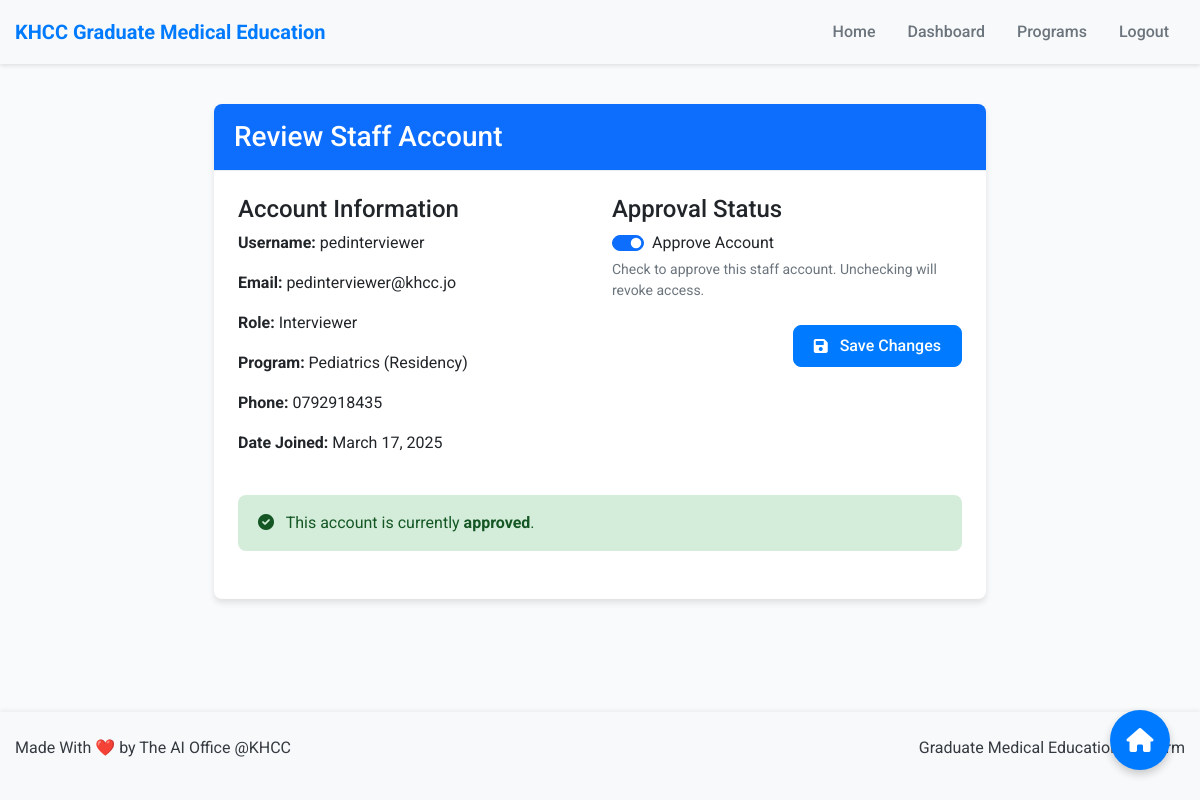
The page /approve-staff/3/ (signed in) on the database as committed earlier.
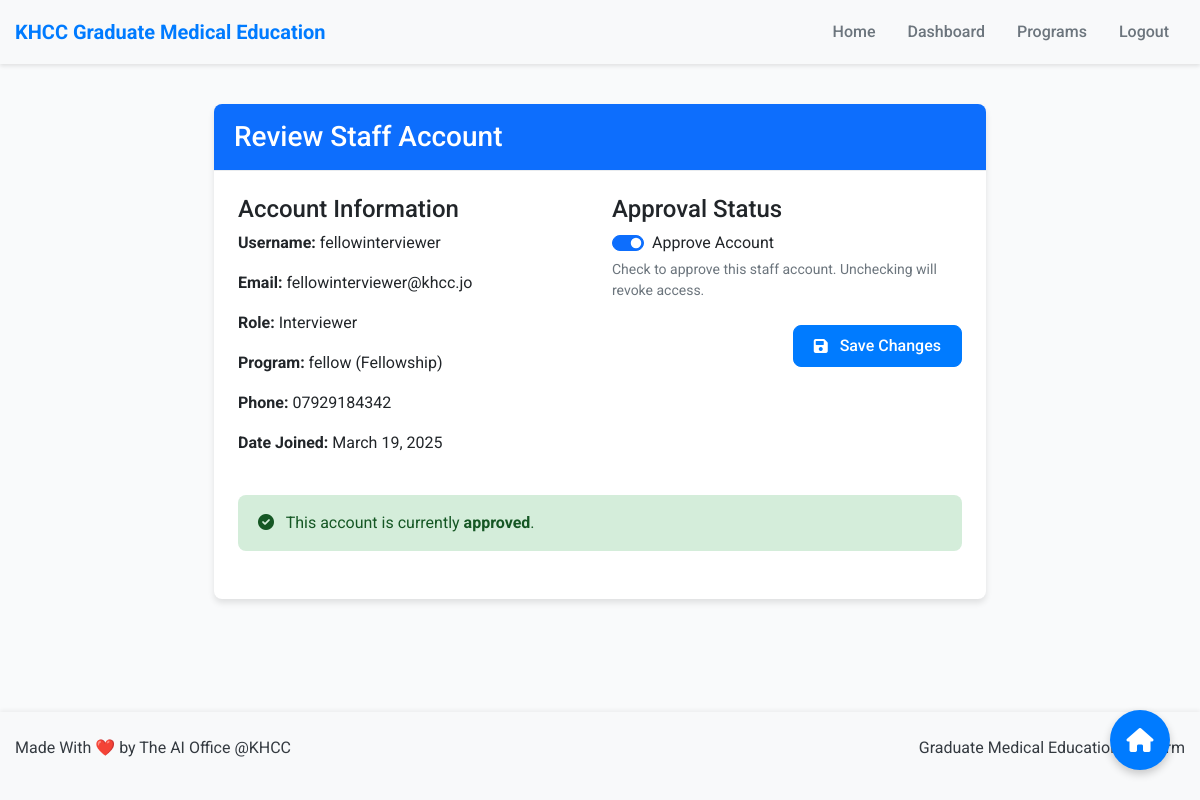
The same page on the database as committed later.
### users/models.py (models this page shows, shortened)
class User(AbstractUser):
    USER_TYPE_CHOICES = (
        ('GME_STAFF', 'GME Staff'),
        ('PROGRAM_DIRECTOR', 'Program Director'),
        ('INTERVIEWER', 'Interviewer'),
        ('APPLICANT', 'Applicant'),
    )
    user_type = models.CharField(max_length=20, choices=USER_TYPE_CHOICES)
    phone_number = models.CharField(max_length=15, blank=True)
    is_approved = models.BooleanField(default=False)
    program = models.ForeignKey('Program', on_delete=models.SET_NULL, null=True, blank=True, related_name='staff_members')

class Program(models.Model):
    PROGRAM_TYPE_CHOICES = (
        ('RESIDENCY', 'Residency'),
        ('FELLOWSHIP', 'Fellowship'),
    )
    STATUS_CHOICES = (
        ('ACTIVE', 'Active'),
        ('INACTIVE', 'Inactive'),
    )
    name = models.CharField(max_length=100, validators=[MinLengthValidator(3)])
    program_type = models.CharField(max_length=20, choices=PROGRAM_TYPE_CHOICES)
    start_date = models.DateField()
    end_date = models.DateField()
    status = models.CharField(max_length=10, choices=STATUS_CHOICES, default='ACTIVE')
    capacity = models.PositiveIntegerField(null=True, blank=True)

### users/views.py (the view)
# urls.py: path('approve-staff/<int:user_id>/', views.approve_staff, name='approve_staff'),
@login_required
@user_passes_test(is_gme_staff)
def approve_staff(request, user_id):
    staff = get_object_or_404(User, id=user_id)
    if request.method == 'POST':
        form = StaffApprovalForm(request.POST, instance=staff)
        if form.is_valid():
            form.save()
            messages.success(request, f'Staff account for {staff.username} has been updated.')
            return redirect('dashboard')
    else:
        form = StaffApprovalForm(instance=staff)
    return render(request, 'users/approve_staff.html', {'form': form, 'staff': staff})

### users/forms.py
class StaffApprovalForm(forms.ModelForm):
    class Meta:
        model = User
        fields = ('is_approved',)

### users/views.py (called while the page is built)
def is_gme_staff(user):
    return user.is_authenticated and user.user_type == 'GME_STAFF'

### users/templates/users/approve_staff.html (shortened to what this page needs)
{% extends 'users/base.html' %}
{% block content %}
<div class="row justify-content-center">
    <div class="col-md-8">
        <div class="card">
            <div class="card-header bg-primary text-white">
                <h3 class="mb-0">Review Staff Account</h3>
            </div>
            <div class="card-body">
                <div class="row mb-4">
                    <div class="col-md-6">
                        <h4>Account Information</h4>
                        <p><strong>Username:</strong> {{ staff.username }}</p>
                        <p><strong>Email:</strong> {{ staff.email }}</p>
                        <p><strong>Role:</strong> {{ staff.get_user_type_display }}</p>
                        {% if staff.user_type == 'PROGRAM_DIRECTOR' or staff.user_type == 'INTERVIEWER' %}
                            <p><strong>Program:</strong> {{ staff.program.name }} ({{ staff.program.get_program_type_display }})</p>
                        {% endif %}
                        <p><strong>Phone:</strong> {{ staff.phone_number|default:"N/A" }}</p>
                        <p><strong>Date Joined:</strong> {{ staff.date_joined|date:"F d, Y" }}</p>
                    </div>
                    <div class="col-md-6">
                        <h4>Approval Status</h4>
                        <form method="post">
                            <div class="mb-3">
                                <div class="form-check form-switch">
                                    <input class="form-check-input" type="checkbox" name="is_approved" id="id_is_approved" {% if form.is_approved.value %}checked{% endif %}>
                                    <label class="form-check-label" for="id_is_approved">Approve Account</label>
                                </div>
                                <div class="form-text">
                                    Check to approve this staff account. Unchecking will revoke access.
                                </div>
                            </div>
                            <div class="d-flex justify-content-end mt-4">
                                <button type="submit" class="btn btn-primary">
                                    <i class="fas fa-save me-1"></i>Save Changes
                                </button>
                            </div>
                        </form>
                    </div>
                </div>
                <div class="alert {% if staff.is_approved %}alert-success{% else %}alert-warning{% endif %}">
                    <i class="fas {% if staff.is_approved %}fa-check-circle{% else %}fa-exclamation-circle{% endif %} me-2"></i>
                    This account is currently <strong>{% if staff.is_approved %}approved{% else %}pending approval{% endif %}</strong>.
                </div>
            </div>
        </div>
    </div>
</div>
{% endblock %}

Rows that differ between the two databases and show on the page:
changed User "Interviewer": username "pedinterviewer" → "fellowinterviewer"; email "pedinterviewer@khcc.jo" → "fellowinterviewer@khcc.jo"; program.name "Pediatrics" → "fellow"; program.program_type "Residency" → "Fellowship"; phone_number "0792918435" → "07929184342"; date_joined "March 17, 2025" → "March 19, 2025"
